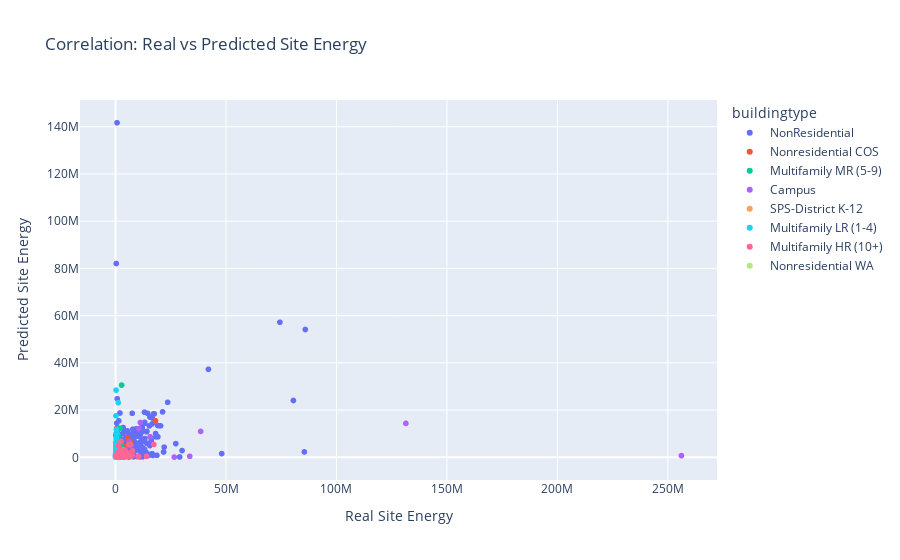

Notebook cell for this chart:
### Code cell
import plotly.express as px
import plotly.offline as pyo

# Initialize notebook mode
pyo.init_notebook_mode(connected=True)
X_graph = pd.DataFrame()
X_graph['real_siteenergy'] = np.exp(Y['log_siteenergyusekwh'])
X_graph['train_pred_siteenergy'] = pd.DataFrame(np.exp(model_tm.predict(X)))[1]
X_graph['largestpropertyusetypegfa'] = X['largestpropertyusetypegfa']
X_graph['buildingtype'] = X['buildingtype']
# Count the number of observations
X_graph['num_observations'] = len(X_graph)

pd.DataFrame(np.exp(model_tm.predict(X)))[1]
# Create a scatter plot for real_siteenergy vs train_pred_siteenergy
fig2 = px.scatter(data_frame=X_graph, x='real_siteenergy', y='train_pred_siteenergy', title='Correlation: Real vs Predicted Site Energy',
                 hover_data=['largestpropertyusetypegfa', 'num_observations'], color='buildingtype')
fig2.update_xaxes(title='Real Site Energy')
fig2.update_yaxes(title='Predicted Site Energy')
fig2

### Figure 1 — Plotly figure (JSON) as saved in the notebook; plotly's stock layout.template omitted (floating-point values rounded to 4 significant figures; data arrays with more than 128 entries replaced by an {"elided": "..."} marker saying what was removed)
{"data": [{"customdata": {"elided": "1428x2 int values"}, "hovertemplate": "buildingtype=NonResidential<br>real_siteenergy=%{x}<br>train_pred_siteenergy=%{y}<br>largestpropertyusetypegfa=%{customdata[0]}<br>num_observations=%{customdata[1]}<extra></extra>", "legendgroup": "NonResidential", "marker": {"color": "#636efa", "symbol": "circle"}, "mode": "markers", "name": "NonResidential", "showlegend": true, "type": "scattergl", "x": {"elided": "1428 float values"}, "xaxis": "x", "y": {"elided": "1428 float values"}, "yaxis": "y"}, {"customdata": {"elided": "81x2 int values"}, "hovertemplate": "buildingtype=Nonresidential COS<br>real_siteenergy=%{x}<br>train_pred_siteenergy=%{y}<br>largestpropertyusetypegfa=%{customdata[0]}<br>num_observations=%{customdata[1]}<extra></extra>", "legendgroup": "Nonresidential COS", "marker": {"color": "#EF553B", "symbol": "circle"}, "mode": "markers", "name": "Nonresidential COS", "showlegend": true, "type": "scattergl", "x": [3542000.0, 5448000.0, 6934000.0, 2386000.0, 6141000.0, 799000.0, 256700.0, 6073000.0, 4291000.0, 2744000.0, 2191000.0, 2212000.0, 126200.0, 2776000.0, 2766000.0, 1151000.0, 4347000.0, 18050000.0, 6204000.0, 3873000.0, 1048000.0, 558100.0, 2457000.0, 4241000.0, 326600.0, 907300.0, 422500.0, 683700.0, 668300.0, 901700.0, 1570000.0, 1547000.0, 516100.0, 1730000.0, 728400.0, 833700.0, 537100.0, 449400.0, 2370000.0, 1040000.0, 713900.0, 819600.0, 223900.0, 1267000.0, 618000.0, 625400.0, 311800.0, 1024000.0, 2360000.0, 525100.0, 1231000.0, 1505000.0, 649900.0, 724900.0, 478100.0, 123500.0, 317400.0, 594400.0, 582400.0, 379700.0, 2484000.0, 1515000.0, 5413000.0, 1605000.0, 711900.0, 3545000.0, 270700.0, 3880000.0, 186700.0, 249400.0, 229600.0, 189200.0, 274500.0, 1500000.0, 1751000.0, 531500.0, 273200.0, 278500.0, 1690000.0, 210900.0, 337900.0], "xaxis": "x", "y": [1871000.0, 8141625, 6271000.0, 1932000.0, 5791723, 1233000.0, 1129000.0, 5019000.0, 4733414, 1511000.0, 1929000.0, 1260666, 363700.0, 1719000.0, 2396422, 386100.0, 2049000.0, 15490841, 5741765, 3194000.0, 1253296, 1054000.0, 2289000.0, 1632000.0, 371600.0, 3287000.0, 323200.0, 701946, 352000.0, 360000.0, 434700.0, 5209000.0, 1182000.0, 459400.0, 652100.0, 449000.0, 12366380, 586100.0, 219800.0, 2168982, 178500.0, 393300.0, 170700.0, 264200.0, 773100.0, 850400.0, 321200.0, 915600.0, 644000.0, 469100.0, 174100.0, 214300.0, 396300.0, 1037000.0, 488100.0, 108000.0, 377300.0, 583100.0, 291600.0, 1150653, 384100.0, 310200.0, 5940491, 500600.0, 2647000.0, 2362000.0, 148500.0, 1309000.0, null, null, null, null, null, null, null, null, null, null, null, null, null], "yaxis": "y"}, {"customdata": {"elided": "569x2 int values"}, "hovertemplate": "buildingtype=Multifamily MR (5-9)<br>real_siteenergy=%{x}<br>train_pred_siteenergy=%{y}<br>largestpropertyusetypegfa=%{customdata[0]}<br>num_observations=%{customdata[1]}<extra></extra>", "legendgroup": "Multifamily MR (5-9)", "marker": {"color": "#00cc96", "symbol": "circle"}, "mode": "markers", "name": "Multifamily MR (5-9)", "showlegend": true, "type": "scattergl", "x": {"elided": "569 float values"}, "xaxis": "x", "y": {"elided": "569 float values"}, "yaxis": "y"}, {"customdata": [[757027, 3196], [483000, 3196], [667335, 3196], [240984, 3196], [217088, 3196], [44078, 3196], [155000, 3196], [535947, 3196], [22800, 3196], [96154, 3196], [15614, 3196], [22669, 3196], [17114, 3196], [1719643, 3196], [57952, 3196], [139557, 3196], [260241, 3196], [230970, 3196], [46100, 3196], [533826, 3196], [109794, 3196], [30562, 3196], [149856, 3196], [9320156, 3196]], "hovertemplate": "buildingtype=Campus<br>real_siteenergy=%{x}<br>train_pred_siteenergy=%{y}<br>largestpropertyusetypegfa=%{customdata[0]}<br>num_observations=%{customdata[1]}<extra></extra>", "legendgroup": "Campus", "marker": {"color": "#ab63fa", "symbol": "circle"}, "mode": "markers", "name": "Campus", "showlegend": true, "type": "scattergl", "x": [131400000.0, 11230000.0, 10520000.0, 15670000.0, 7039000.0, 4379000.0, 6090000.0, 38500000.0, 651200.0, 1960000.0, 1593000.0, 1107000.0, 2023000.0, 33600000.0, 906000.0, 2297000.0, 9968000.0, 6161000.0, 638000.0, 26560000.0, 966100.0, 475400.0, 1857000.0, 256100000.0], "xaxis": "x", "y": [14380316, 14738897, 12139851, 8722486, 5118246, 3077184, 6514921, 10975959, 200300.0, 266100.0, 534200.0, 2270000.0, 742200.0, 436700.0, 342500.0, 423400.0, 298786, 104300.0, 205600.0, 99620.0, 1238000.0, 276500.0, 860800.0, 732700.0], "yaxis": "y"}, {"customdata": [[54986, 3196], [245587, 3196], [238550, 3196], [367884, 3196], [180633, 3196], [32590, 3196], [48789, 3196], [51672, 3196], [117116, 3196], [42128, 3196]], "hovertemplate": "buildingtype=SPS-District K-12<br>real_siteenergy=%{x}<br>train_pred_siteenergy=%{y}<br>largestpropertyusetypegfa=%{customdata[0]}<br>num_observations=%{customdata[1]}<extra></extra>", "legendgroup": "SPS-District K-12", "marker": {"color": "#FFA15A", "symbol": "circle"}, "mode": "markers", "name": "SPS-District K-12", "showlegend": true, "type": "scattergl", "x": [483700.0, 3448000.0, 2449000.0, 3595000.0, 6060000.0, 399100.0, 380500.0, 421000.0, 1677000.0, 500900.0], "xaxis": "x", "y": [659600.0, 3002000.0, 2270000.0, 3142554, 798300.0, 707400.0, 938167, 215500.0, 338600.0, 2340000.0], "yaxis": "y"}, {"customdata": {"elided": "977x2 int values"}, "hovertemplate": "buildingtype=Multifamily LR (1-4)<br>real_siteenergy=%{x}<br>train_pred_siteenergy=%{y}<br>largestpropertyusetypegfa=%{customdata[0]}<br>num_observations=%{customdata[1]}<extra></extra>", "legendgroup": "Multifamily LR (1-4)", "marker": {"color": "#19d3f3", "symbol": "circle"}, "mode": "markers", "name": "Multifamily LR (1-4)", "showlegend": true, "type": "scattergl", "x": {"elided": "977 float values"}, "xaxis": "x", "y": {"elided": "977 float values"}, "yaxis": "y"}, {"customdata": {"elided": "106x2 int values"}, "hovertemplate": "buildingtype=Multifamily HR (10+)<br>real_siteenergy=%{x}<br>train_pred_siteenergy=%{y}<br>largestpropertyusetypegfa=%{customdata[0]}<br>num_observations=%{customdata[1]}<extra></extra>", "legendgroup": "Multifamily HR (10+)", "marker": {"color": "#FF6692", "symbol": "circle"}, "mode": "markers", "name": "Multifamily HR (10+)", "showlegend": true, "type": "scattergl", "x": [2460000.0, 1798000.0, 2009000.0, 1849000.0, 986600.0, 901900.0, 1233000.0, 4354000.0, 951200.0, 4152000.0, 6621000.0, 1097000.0, 5109000.0, 4569000.0, 2292000.0, 3105000.0, 4285000.0, 2584000.0, 1329000.0, 5379000.0, 2513000.0, 1446000.0, 10460000.0, 1730000.0, 972500.0, 3206000.0, 5723000.0, 3440000.0, 14050000.0, 1093000.0, 2968000.0, 6090000.0, 2400000.0, 5831000.0, 3467000.0, 3300000.0, 3995000.0, 2993000.0, 1281000.0, 2328000.0, 343100.0, 1745000.0, 730700.0, 1414000.0, 3156000.0, 7611000.0, 3954000.0, 1496000.0, 4209000.0, 499200.0, 1164000.0, 731700.0, 771100.0, 1251000.0, 983800.0, 1968000.0, 944200.0, 352200.0, 1852000.0, 1141000.0, 2812000.0, 2839000.0, 3290000.0, 1457000.0, 1534000.0, 2147000.0, 1441000.0, 2186000.0, 1066000.0, 6464000.0, 1458000.0, 1310000.0, 2547000.0, 1233000.0, 909700.0, 1065000.0, 2944000.0, 2685000.0, 17320000.0, 1497000.0, 1892000.0, 1507000.0, 1780000.0, 1985000.0, 1633000.0, 696100.0, 3136000.0, 1113000.0, 1658000.0, 4163000.0, 969400.0, 1731000.0, 2685000.0, 7443000.0, 2364000.0, 2947000.0, 1358000.0, 3503000.0, 3506000.0, 1725000.0, 6991000.0, 2360000.0, 6054000.0, 1326000.0, 4515000.0, 1416000.0], "xaxis": "x", "y": [6739000.0, 2332000.0, 263800.0, 535900.0, 883900.0, 1939000.0, 1024000.0, 1032000.0, 401600.0, 1244000.0, 5393447, 286500.0, 401000.0, 1875000.0, 2059000.0, 459100.0, 225100.0, 252100.0, 233700.0, 1937000.0, 1174000.0, 611600.0, 451400.0, 617000.0, 600000.0, 960800.0, 546500.0, 514200.0, 422500.0, 375200.0, 154700.0, 469000.0, 455100.0, 1440000.0, 345200.0, 591800.0, 3110000.0, 2248000.0, 714700.0, 189900.0, 429600.0, 395600.0, 208300.0, 689900.0, 335800.0, 2784810, 602300.0, 1309000.0, 755400.0, 294600.0, 251100.0, 318700.0, 277200.0, 362200.0, 220300.0, 266836, 314500.0, 945000.0, 555739, 266836, 179900.0, 1017000.0, 229500.0, 380648, 547700.0, 1483000.0, 173000.0, 202000.0, 1573000.0, 619700.0, 401824, 748200.0, 209800.0, 766700.0, 329900.0, 380900.0, 384700.0, 541700.0, 5466373, 605100.0, 217887, 319500.0, 1461000.0, 2972000.0, 622800.0, 299400.0, 189800.0, 207800.0, 437000.0, 164400.0, 1218000.0, 416500.0, 2467000.0, 819300.0, 320200.0, 1039000.0, 1127000.0, 467900.0, 2341751, 721500.0, 403800.0, 799600.0, 5296508, 4882000.0, 1338018, 317300.0], "yaxis": "y"}, {"customdata": [[68916, 3196]], "hovertemplate": "buildingtype=Nonresidential WA<br>real_siteenergy=%{x}<br>train_pred_siteenergy=%{y}<br>largestpropertyusetypegfa=%{customdata[0]}<br>num_observations=%{customdata[1]}<extra></extra>", "legendgroup": "Nonresidential WA", "marker": {"color": "#B6E880", "symbol": "circle"}, "mode": "markers", "name": "Nonresidential WA", "showlegend": true, "type": "scattergl", "x": [932200.0], "xaxis": "x", "y": [null], "yaxis": "y"}], "layout": {"legend": {"title": {"text": "buildingtype"}, "tracegroupgap": 0}, "title": {"text": "Correlation: Real vs Predicted Site Energy"}, "xaxis": {"anchor": "y", "domain": [0, 1], "title": {"text": "Real Site Energy"}}, "yaxis": {"anchor": "x", "domain": [0, 1], "title": {"text": "Predicted Site Energy"}}}}
